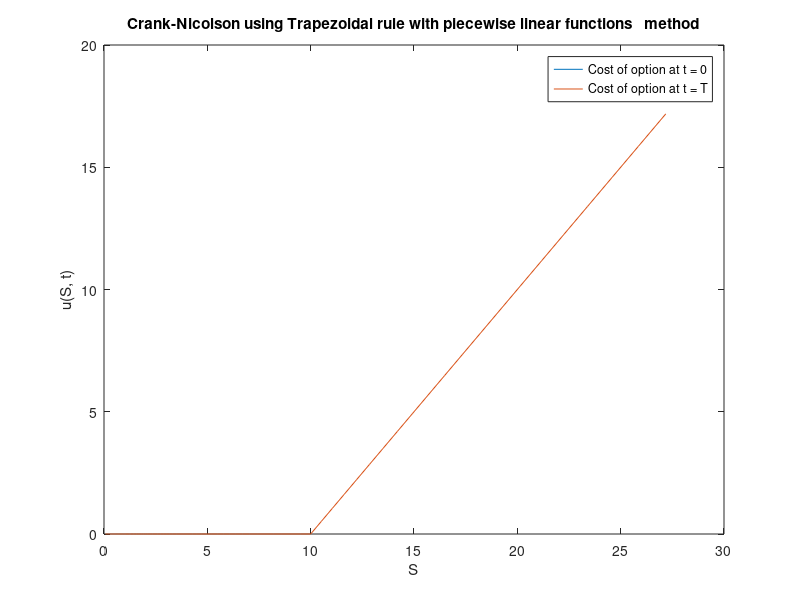

MATLAB code to generate this figure: (Note: this script raises an error after producing the figure.)
function q1
	close all; clear; im_num = 1;
	% Option Parameters
	T = 1;
	K = 10;
	r = 0.06;
	sig = 0.3;
	delta = 0;

	q = 2*r/sig^2;
	qd = 2*(r-delta)/sig^2;

	% Computational Parameters
	x_max = 1;
	x_min = -5;

	h = 0.05;
	k = h^2/2;
	m = (x_max - x_min)/h;
	n = ceil((T*sig^2/2)/k);

	X = x_min:h:x_max;
	Tau = 0:k:T*sig^2/2;

	S = K*exp(X);
	Time = T - 2*Tau/sig^2;

	Methods = ['Trapezoidal rule with piecewise linear functions'; 'Simpson’s  rule  with piecewise linear functions'];
	for meth = 1:2
		U = Crank(@fun, @f, @g1, @g2, T, K, r, sig, delta, q, qd, x_min, x_max, h, k, m, n, X, Tau, Methods(meth, :));
		figure; plot(S, U(end, :)); hold on; plot(S, U(1, :)); hold off;
		legend('Cost of option at t = 0', 'Cost of option at t = T'); xlabel('S'); ylabel('u(S, t)'); title(sprintf('Crank-Nicolson using %s method', Methods(meth, :)));
		saveas(gcf, sprintf('plots/q1_%d.png', im_num)); im_num = im_num + 1;
		figure; surf(S, Time, U); xlabel('S'); ylabel('t'); zlabel('u(S,t)'); title(sprintf('Crank-Nicolson using %s method', Methods(meth, :)));
		saveas(gcf, sprintf('plots/q1_%d.png', im_num)); im_num = im_num + 1;
	end
end

function [y] = fun(x, t)
	y = 0;
end

function [y] = f(x, qd)
	temp1 = zeros(size(x));
	temp2 = exp(x*(qd + 1)/2 ) - exp(x*(qd - 1)/2);
	y = max([temp1; temp2]);
end

function [y] = g1(x, t, qd)
	y = 0;
end

function [y] = g2(x, t, qd)
	y = exp(x.*(qd + 1)/2 + t.*(qd + 1)^2/4);
end

function [y] = transform(U, X, Tau, q, qd, K)
	y = zeros(size(U));
	if length(Tau) == 1
		for j = 1:length(X)
			y(j) = U(j) * K * exp(-0.5* (qd-1)*X(j) - (0.25*(qd-1)^2 + q)*Tau);
		end
	else
		for i = 1:length(Tau)
			for j = 1:length(X)
				y(i, j) = U(i, j) * K * exp(-0.5* (qd-1)*X(j) - (0.25*(qd-1)^2 + q)*Tau(i));
			end
		end
	end
end


function [U] = Crank(fun, f, g1, g2, T, K, r, sig, delta, q, qd, x_min, x_max, h, k, m, n, X, Tau, method)
	fprintf('\nRunning Crank Nicolson\n');
	fprintf('Using %s method\n\n', method);
	lamda = k / h^2;
	U = zeros(n+1, m+1);

	U(1:end, 1) = g1(x_min, Tau, qd);
	U(1:end, end) = g2(x_max, Tau, qd);
	U(1, 1:end) = f(X, qd);

	A = zeros(m-1, m-1);
	B = zeros(m-1, m-1);

	


	for i = 2:n+1
		b = zeros(m+1, 1);

		A(1:m+2:end) = 1 + lamda;
		A(2:m+2:end) = -lamda/2;
		A(m+2:m+2:end) = -lamda/2;

		A(1,1) = 1;
		A(1,2) = 0;
		A(m+1,m+1) = 1;
		A(m+1,m) = 0;

		b(2:m) = U(i-1,1:m-1)*lamda/2 + (1-lamda)*U(i-1,2:m) + U(i-1,3:m+1)*lamda/2;
		b(1) = U(i,1);
		b(end) = U(i,end);

		U(i,:) = (A\b)';
	end

	U = transform(U, X, Tau, q, qd, K);
end

% function [U] = Crank(fun, f, g1, g2, T, K, r, sig, delta, q, qd, x_min, x_max, h, k, m, n, X, Tau, method)
% 	fprintf('\nRunning Crank Nicolson\n');
% 	fprintf('Using %s method\n\n', method);
% 	lamda = k / h^2;
% 	U = zeros(n+1, m+1);

% 	U(1:end, 1) = g1(x_min, Tau, qd);
% 	U(1:end, end) = g2(x_max, Tau, qd);
% 	U(1, 1:end) = f(X, qd);

% 	for i = 2:n+1
% 		A = zeros(m+1, m+1);
% 		b = zeros(m+1, 1);

% 		A(1:m+2:end) = 1 + lamda;
% 		A(2:m+2:end) = -lamda/2;
% 		A(m+2:m+2:end) = -lamda/2;

% 		A(1,1) = 1;
% 		A(1,2) = 0;
% 		A(m+1,m+1) = 1;
% 		A(m+1,m) = 0;

% 		b(2:m) = U(i-1,1:m-1)*lamda/2 + (1-lamda)*U(i-1,2:m) + U(i-1,3:m+1)*lamda/2;
% 		b(1) = U(i,1);
% 		b(end) = U(i,end);

% 		U(i,:) = (A\b)';
% 	end

% 	U = transform(U, X, Tau, q, qd, K);
% end
